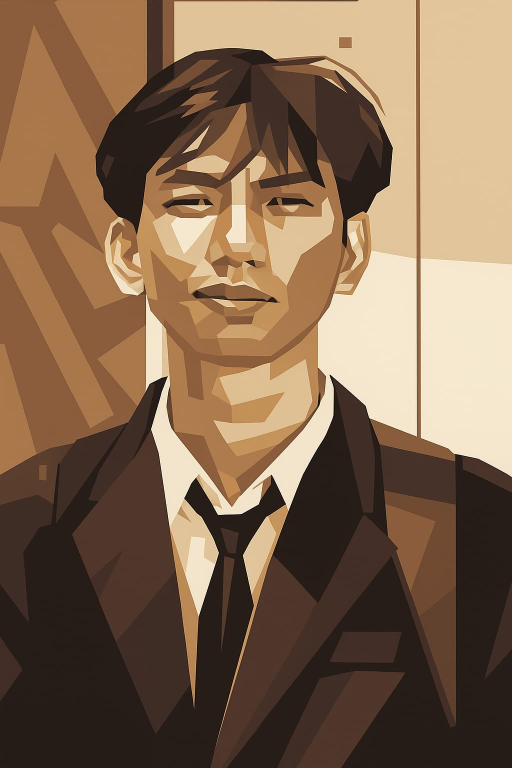
#> input picture gambar1.jpeg, 1024 x 1536 px (shown at 1/2 size)
$ python image_to_ascii.py gambar1.jpeg
#> lines starting #> are read from the running program, lines starting #| are printed output that depends on the picture
#!/usr/bin/env python3
# -*- coding: utf-8 -*-
"""
Script untuk mengonversi file gambar menjadi ASCII art
Menggunakan library Pillow dan numpy
"""

import numpy as np
from PIL import Image
import os
import sys
import shutil

# Mengatur karakter ASCII dari paling gelap hingga paling terang
ASCII_CHARS = "@%#*+=-:. "

# Fungsi untuk mendapatkan lebar terminal
# [20 lines left out: function get_terminal_width, not called in this run]

# Fungsi untuk mengonversi piksel grayscale menjadi karakter ASCII
def pixel_to_ascii(pixel_value):
    """
    Mengonversi nilai piksel (0-255) menjadi karakter ASCII yang sesuai
    Nilai lebih gelap -> karakter lebih "tebal" seperti @
    Nilai lebih terang -> karakter lebih "tipis" seperti spasi
    """
    # Menyesuaikan nilai piksel ke indeks karakter ASCII
    ascii_index = int(pixel_value * (len(ASCII_CHARS) - 1) / 255)
    return ASCII_CHARS[ascii_index]


# Fungsi untuk mengonversi gambar menjadi ASCII art
def image_to_ascii(image_path, width=80, use_color=False):
    """
    Mengonversi file gambar menjadi teks ASCII art

    Args:
        image_path: Path ke file gambar
        width: Lebar output ASCII (jumlah karakter)
        use_color: Apakah ingin menggunakan warna (RGB)

    Returns:
        String ASCII art dari gambar
    """
    try:
        # Membuka gambar menggunakan Pillow
        image = Image.open(image_path)

        # Mendapatkan dimensi gambar
        original_width, original_height = image.size

        # Menghitung tinggi ASCII berdasarkan rasio aspect
        aspect_ratio = original_height / original_width
        ascii_height = int(width * aspect_ratio * 0.55)  # * 0.55 karena karakter lebih tinggi daripada lebar

        # Mengonversi gambar menjadi ASCII art dengan warna atau grayscale
        if use_color:
            # Versi berwarna dengan ANSI escape code
            rgb_image = image.convert('RGB')
            rgb_pixels = np.array(rgb_image.resize((width, ascii_height)))

            # Juga resize untuk grayscale untuk karakter ASCII
            gray_image = image.convert('L')
            gray_pixels = np.array(gray_image.resize((width, ascii_height)))

            ascii_art = ""
            for y in range(ascii_height):
                for x in range(width):
                    r, g, b = rgb_pixels[y, x]
                    pixel_value = gray_pixels[y, x]
                    char = pixel_to_ascii(pixel_value)
                    # Menggunakan ANSI escape code untuk RGB color
                    ascii_art += f"\033[38;2;{r};{g};{b}m{char}"
                ascii_art += "\033[0m\n"  # Reset color setelah setiap baris
        else:
            # Versi grayscale biasa
            gray_image = image.convert('L')
            resized_image = gray_image.resize((width, ascii_height))
            pixels = np.array(resized_image)

            ascii_art = ""
            for row in pixels:
                for pixel in row:
                    ascii_art += pixel_to_ascii(pixel)
                ascii_art += "\n"  # Baris baru setelah setiap row

        return ascii_art

    except Exception as e:
        print(f"Error: {str(e)}")
        return None


# Fungsi untuk menyimpan ASCII art ke file teks
# [146 lines left out: functions save_ascii_to_file, convert_ansi_to_html, save_ascii_to_html, not called in this run]


# Fungsi untuk mengonversi gambar menjadi ASCII art dengan pilihan output
def convert_image(image_path, width=80, save_to_file=False, output_path=None,
                  use_color=False, simple_mode=False, save_html=False):
    """
    Fungsi utama untuk mengonversi gambar menjadi ASCII art

    Args:
        image_path: Path ke file gambar
        width: Lebar ASCII art dalam karakter
        save_to_file: Apakah ingin menyimpan ke file
        output_path: Path untuk file output (opsional)
        use_color: Apakah menggunakan mode warna
        simple_mode: Mode sederhana tanpa header
        save_html: Apakah menyimpan ke HTML
    """
    if not simple_mode:
        print(f"Mengonversi gambar: {image_path}")
        print(f"Lebar ASCII: {width} karakter")
        if use_color:
            print("Mode: Berwarna (Color)")

    # Mengonversi gambar menjadi ASCII art
    ascii_art = image_to_ascii(image_path, width, use_color)

    if ascii_art is None:
        print("Gagal mengonversi gambar")
        return

    # Menampilkan ASCII art di terminal
    if not simple_mode:
        print("\n" + "="*60)
        print("HASIL ASCII ART:")
        print("="*60)
    print(ascii_art)
    if not simple_mode:
        print("="*60)

    # Menyimpan ke file jika diminta
    if save_to_file:
        if output_path is None:
            # Generate output path dari input path
            base_name = os.path.splitext(os.path.basename(image_path))[0]
            output_path = f"{base_name}_ascii.txt"

        save_ascii_to_file(ascii_art, output_path)

    # Menyimpan ke HTML jika diminta
    if save_html:
        if output_path and output_path.endswith('.html'):
            html_output = output_path
        else:
            base_name = os.path.splitext(os.path.basename(image_path))[0]
            html_output = f"{base_name}_ascii.html"

        save_ascii_to_html(ascii_art, html_output)


# Fungsi main
def main():
    """
    Fungsi utama yang dipanggil saat script dijalankan
    """
    # Cek apakah ada argumen command line
    if len(sys.argv) < 2:
        print("Error: Harap sertakan path ke file gambar!")
        print("\nPenggunaan:")
        print("  python image_to_ascii.py <gambar.jpg> [lebar] [--full] [--color] [--simple] [--save] [--html] [--output file.txt]")
        print("\nContoh:")
        print("  python image_to_ascii.py foto.jpg")
        print("  python image_to_ascii.py foto.jpg 100")
        print("  python image_to_ascii.py foto.jpg --full --color")
        print("  python image_to_ascii.py foto.jpg 80 --color")
        print("  python image_to_ascii.py foto.jpg 80 --save")
        print("  python image_to_ascii.py foto.jpg 100 --save --output hasil.txt")
        print("  python image_to_ascii.py foto.jpg 80 --color --html")
        print("  python image_to_ascii.py foto.jpg --simple")
        return

    input_file = sys.argv[1]

    # Cek apakah file input ada
    if not os.path.exists(input_file):
        print(f"Error: File {input_file} tidak ditemukan!")
        return

    # Parse argumen tambahan
    width = 80  # Default lebar
    save_to_file = False
    output_path = None
    use_color = False
    simple_mode = False
    save_html = False
    use_full_width = False

    i = 2
    while i < len(sys.argv):
        arg = sys.argv[i]

        # Cek apakah ini adalah angka (lebar ASCII)
        if arg.isdigit():
            width = int(arg)
        # Cek apakah ini adalah flag --save
        elif arg == '--save':
            save_to_file = True
        # Cek apakah ini adalah flag --output
        elif arg == '--output' and i + 1 < len(sys.argv):
            output_path = sys.argv[i + 1]
            i += 1
        # Cek apakah ini adalah flag --color
        elif arg == '--color':
            use_color = True
        # Cek apakah ini adalah flag --simple
        elif arg == '--simple':
            simple_mode = True
        # Cek apakah ini adalah flag --html
        elif arg == '--html':
            save_html = True
        # Cek apakah ini adalah flag --full
        elif arg == '--full':
            use_full_width = True

        i += 1

    # Jika --full digunakan, set width ke lebar terminal
    if use_full_width:
        terminal_w = get_terminal_width()
        # Gunakan penuh lebar terminal (jika save ke file, kurangi sedikit)
        if save_to_file or save_html:
            width = max(40, terminal_w - 20)
        else:
            # Untuk output ke terminal, gunakan penuh
            width = max(40, terminal_w)

    # Konversi gambar
    convert_image(input_file, width, save_to_file, output_path, use_color, simple_mode, save_html)
#> in image_to_ascii, image is the input picture: PIL image 1024x1536 RGB; mean R, G, B 131.3, 104.5, 80.1
#> in image_to_ascii, `gray_image = image.convert('L')`:
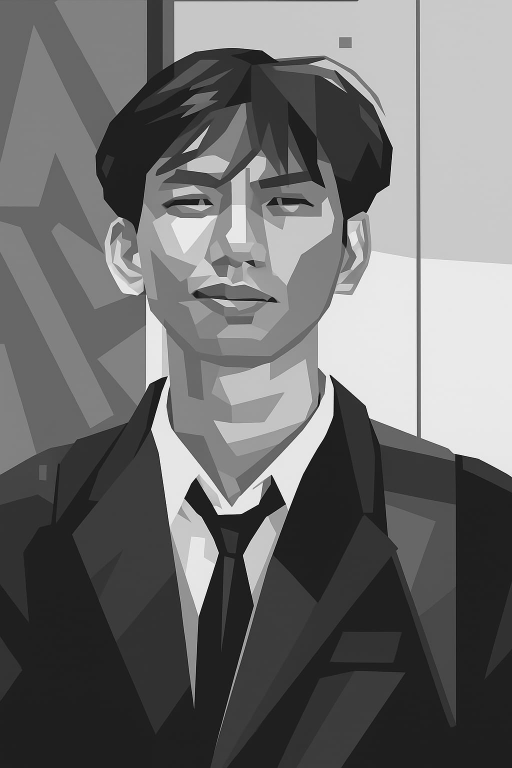
#> gray_image: PIL image 1024x1536 L (shown at 1/2 size); min 1, max 254, mean 109.7
#> in image_to_ascii, `resized_image = gray_image.resize((width, ascii_height))`:
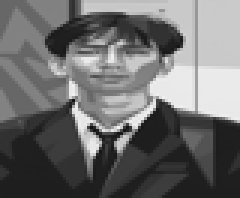
#> resized_image: PIL image 80x66 L (shown 3 times larger); min 16, max 243, mean 109.7
#> the loop in image_to_ascii, `for row in pixels:` made 66 passes


# Jalankan fungsi main jika script dijalankan langsung
if __name__ == "__main__":
    main()

$ run again, on img/gambar2.jpeg
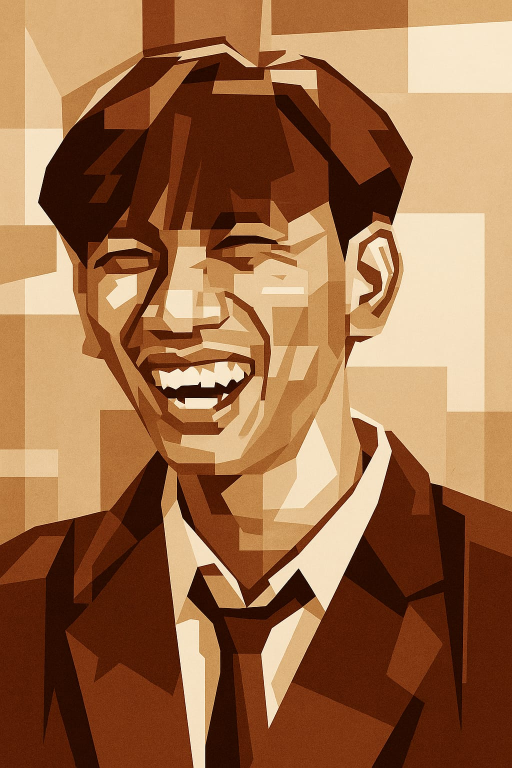
#> input picture img/gambar2.jpeg, 1024 x 1536 px (shown at 1/2 size)
#> in image_to_ascii, image is the input picture: PIL image 1024x1536 RGB; mean R, G, B 157, 108.8, 71.7
#> in image_to_ascii, `gray_image = image.convert('L')`:
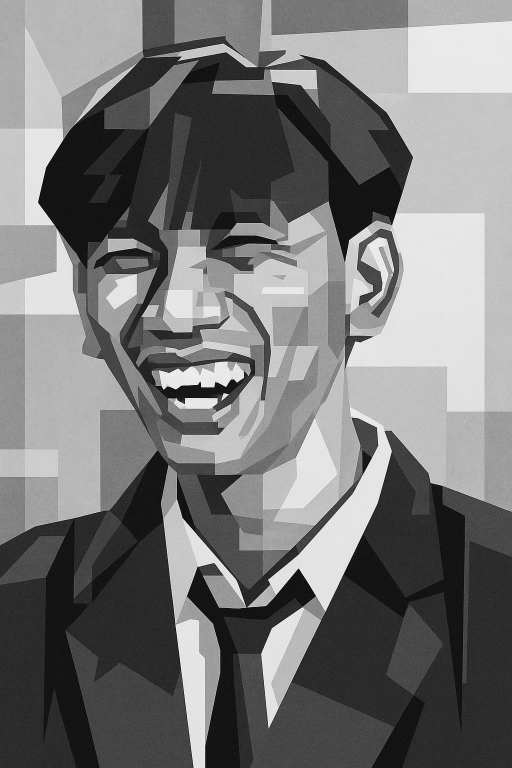
#> gray_image: PIL image 1024x1536 L (shown at 1/2 size); min 3, max 253, mean 119
#> in image_to_ascii, `resized_image = gray_image.resize((width, ascii_height))`:
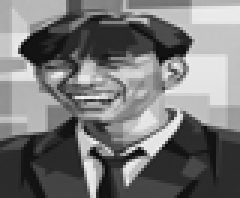
#> resized_image: PIL image 80x66 L (shown 3 times larger); min 9, max 243, mean 119
#> the loop in image_to_ascii, `for row in pixels:` made 66 passes
